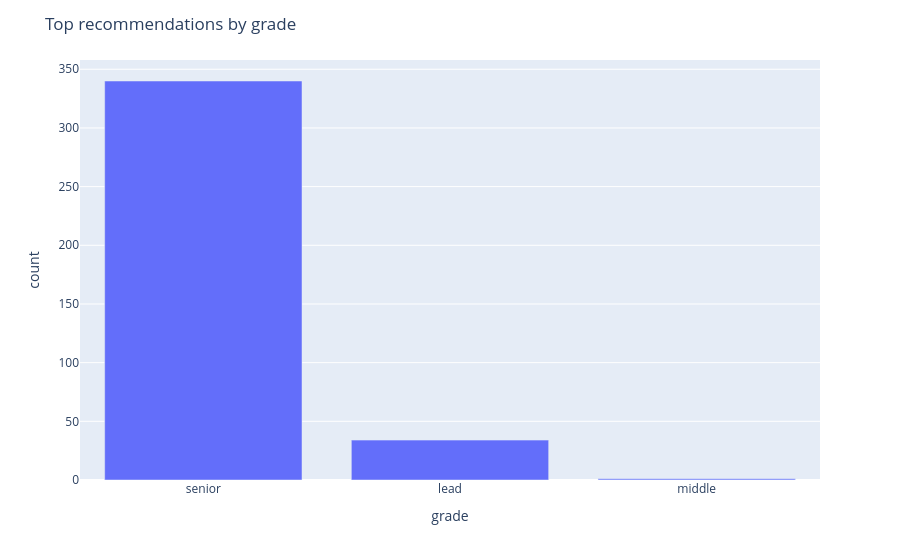

The notebook cell this image was saved under:
### Code cell
import plotly.express as px

grade_counts = top_by_task["grade"].value_counts().reset_index()
grade_counts.columns = ["grade", "count"]

fig = px.bar(grade_counts, x="grade", y="count")
fig.update_layout(title="Top recommendations by grade")
fig.show()
fig.write_html(FIGURES / "fairness_recommendations_by_grade.html")

### Figure 1 — Plotly figure (JSON) as saved in the notebook; plotly's stock layout.template omitted (floating-point values rounded to 4 significant figures)
{"data": [{"hovertemplate": "grade=%{x}<br>count=%{y}<extra></extra>", "legendgroup": "", "marker": {"color": "#636efa", "pattern": {"shape": ""}}, "name": "", "orientation": "v", "showlegend": false, "textposition": "auto", "type": "bar", "x": ["senior", "lead", "middle"], "xaxis": "x", "y": [340, 34, 1], "yaxis": "y"}], "layout": {"barmode": "relative", "legend": {"tracegroupgap": 0}, "margin": {"t": 60}, "title": {"text": "Top recommendations by grade"}, "xaxis": {"anchor": "y", "domain": [0, 1], "title": {"text": "grade"}}, "yaxis": {"anchor": "x", "domain": [0, 1], "title": {"text": "count"}}}}
